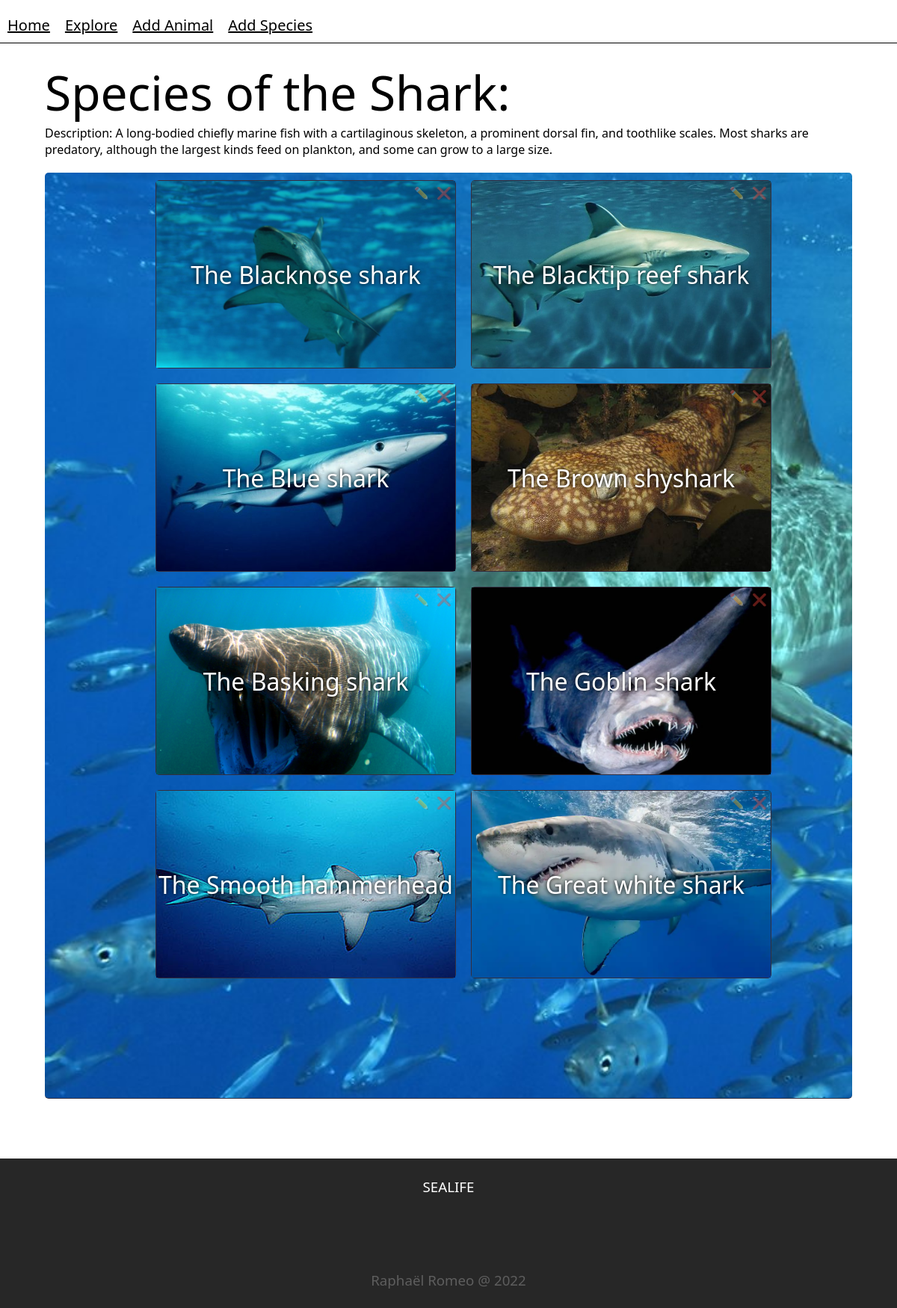
Page /afficheCategory/54/ on the committed database.
### sealife/models.py (models this page shows, shortened)
class Categories(models.Model):
    name = models.CharField(max_length=100)
    description = models.TextField(null=True, blank=True)
    image = models.ImageField(upload_to='images')

class Animal(models.Model):
    category = models.ForeignKey(Categories, on_delete=models.CASCADE, null="true")
    species = models.CharField(max_length=100)
    image = models.ImageField(upload_to='images')
    date_discovered = models.DateField(blank=False,default=django.utils.timezone.now)
    size = models.IntegerField(blank=False)
    weight = models.IntegerField(blank=False)
    lifespan = models.IntegerField(blank=False)
    depth = models.IntegerField(blank=False)
    locations = models.TextField(null=True, blank=True)
    description = models.TextField(null=True, blank=True)
    def __str__(self):
        name = f"The {self.species}"
        return name

### sealife/views.py (the view)
# urls.py: path('afficheCategory/<int:id>/',views.afficheCategory),
def afficheCategory(request, id):
    animal = models.Categories.objects.get(pk=id)
    species = list(models.Animal.objects.filter(category=models.Categories.objects.get(pk=id)))
    return render(request,"category.html",{'liste': species,'animal': animal})

### sealife/templates/category.html (shortened to what this page needs)
{% extends "main.html" %} <!-- si le gabarit n'est pas dans templates mais dans le
{% block content %}
<div class="affiche">
<h1 class="show_title"> Species of the {{animal.name}}: </h1>
		<p>Description: {{animal.description}}</p>
<ol>
        {% for l in liste %}
            <li class="categories category_text"><h4 class="name_animal"> {{l}} </h4><a class="image_animal" href="/sealife/affiche/{{l.id}}"><img class="image_animal" src="/sealife{{l.image.url}}"/></a> {{l}} <div class="actions"><a class="category_text" href="/sealife/update/{{l.id}}"> ✏️ </a><a class="category_text" href="/sealife/delete/{{l.id}}"> ❌ </a></div></li>
        {%endfor%}
</ol>
</div>
{% endblock %}

### sealife/static/main.css (style rules this page uses)
* { font-family: 'Segoe UI', Tahoma, Geneva, Verdana, sans-serif;margin:0px;font-weight:1; }
html { overflow-x:hidden; }
body { overflow-x:hidden;background:transparent;min-height:100vh;display:flex;align-items:center;flex-direction:column;position:relative }
a { color:white }
ol { width:auto;list-style:none;display:flex;flex-wrap:wrap;justify-content:center;grid-column:1/7;border-bottom:1px solid #342f40;padding-bottom:150px; }
.categories { border-radius:5px;min-width:400px;height:250px;border:1px solid #342f40;margin:10px;display:flex;justify-content:center;align-items:center;flex-direction:column; }
.actions { display:flex;justify-content:flex-end;width:400px;position:absolute;pointer-events:none;height:250px; }
.actions > a { pointer-events:all;text-decoration:none;margin:5px;height:15px;opacity:40% }
.name_animal { position:absolute;color:white;text-shadow:0px 0px 5px black;z-index:1;pointer-events:none;font-size:32px }
.show_title { font-size:64px;text-shadow:0px 0px 5px white }
.affiche > ol { min-height:80vh;margin-top:20px; }
.affiche { min-height:100vh;width:90%;margin-top:80px;margin-bottom:80px; }
.image_animal { position:absolute;width:400px;height:250px;object-fit: cover; }

### rows in the picture
Categories: name "Shark", description "A long-bodied chiefly marine fish with a cartilaginous skeleton, a prominent dorsal fin, and toothlike scales. Most sharks are predatory, although the largest kinds feed on plankton, and some can grow to a large size."
Animal: image (picture), species "The Blacknose shark"
Animal: image (picture), species "The Blacktip reef shark"
Animal: image (picture), species "The Blue shark"
Animal: image (picture), species "The Brown shyshark"
Animal: image (picture), species "The Basking shark"
Animal: image (picture), species "The Goblin shark"
Animal: image (picture), species "The Smooth hammerhead"
Animal: image (picture), species "The Great white shark"
